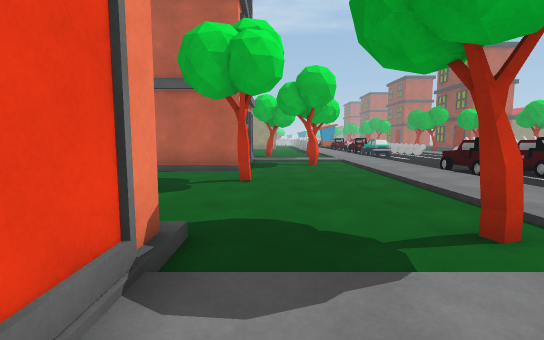
view 1 (above)

24 first-person views from a walk through a scene from a Unity 3-D project. The camera is 1.4 m above the floor, tilts 6° down and sees 85° across. The floor is counted in squares, 1.41 m on a side. Each view is taken from the middle of a square. On the plan, view 1 faces up. The plan holds only what a view shows up to about 12 squares ahead; the rest is blank. The place goes on beyond the plan. The player character is not drawn. Surface patterns are stand-ins for the level's own textures.

view 2
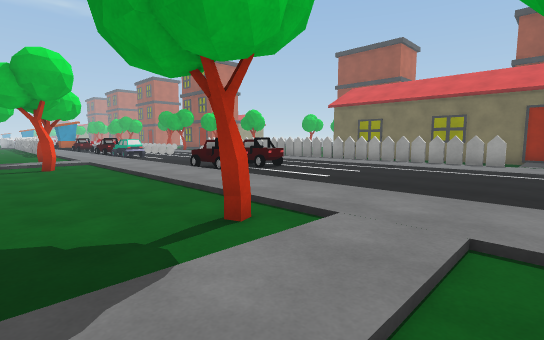

view 3
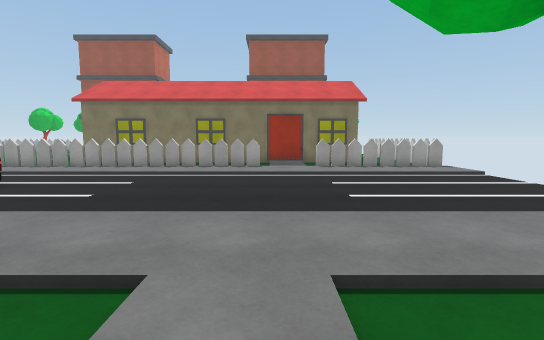

view 4
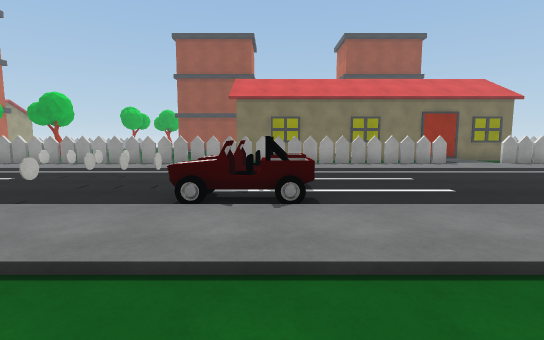

view 5
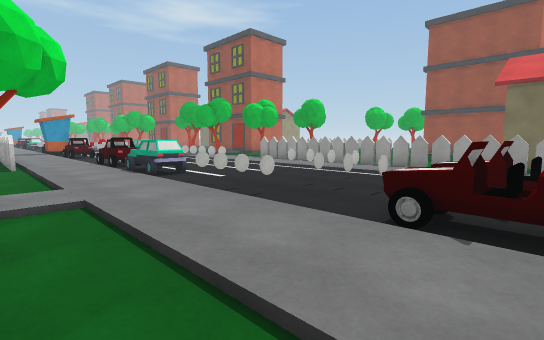

view 6
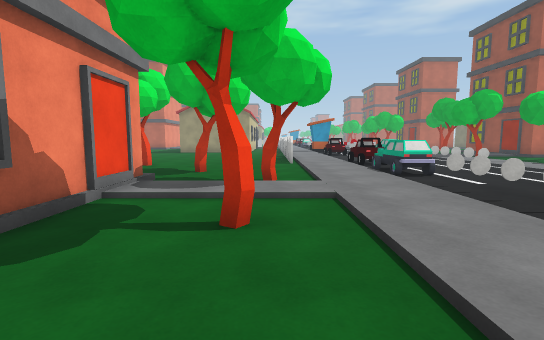

view 7
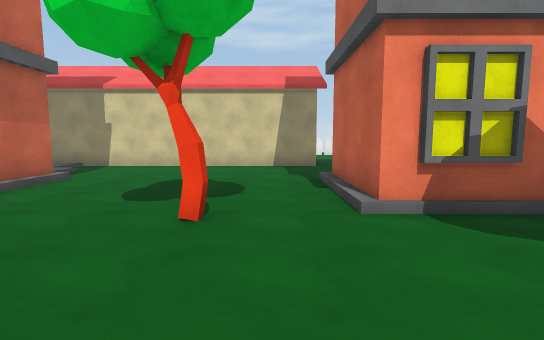

view 8
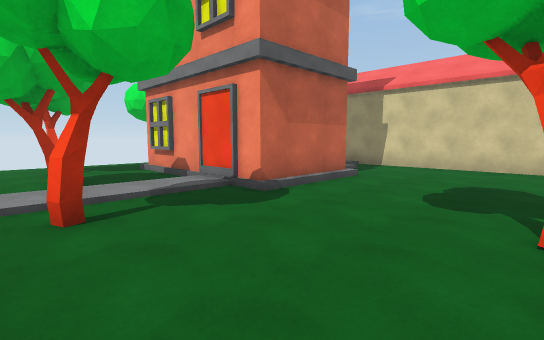

view 9
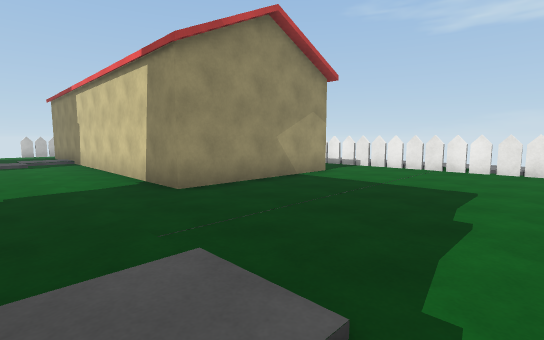

view 10
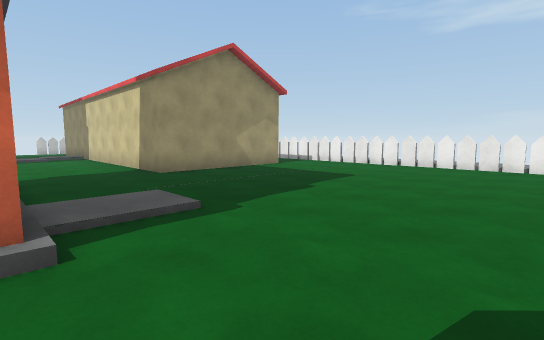

view 11
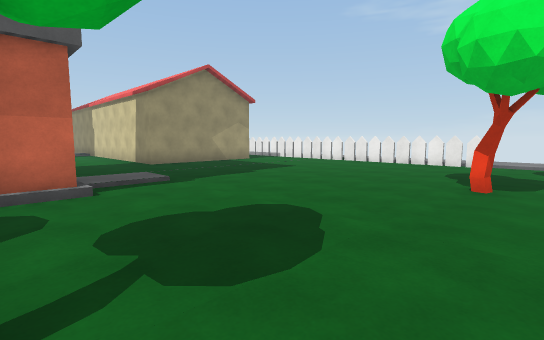

view 12
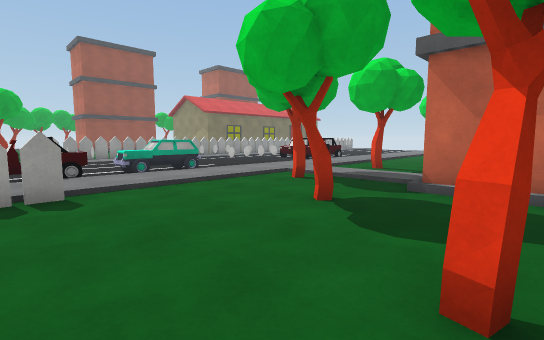

view 13
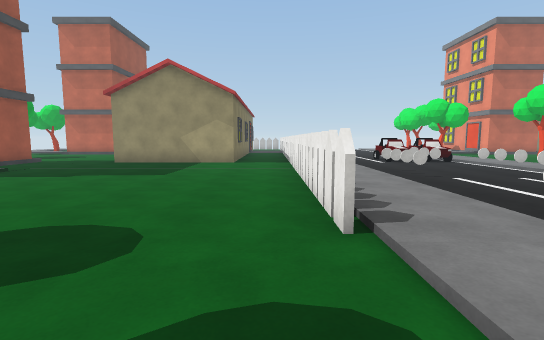

view 14
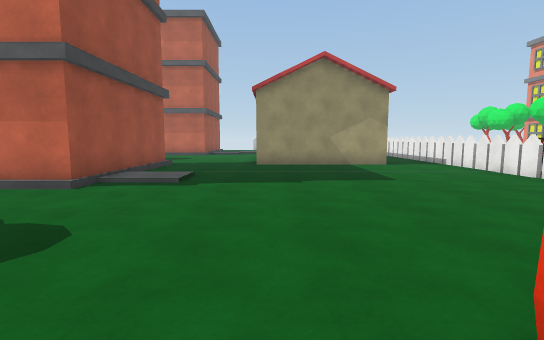

view 15
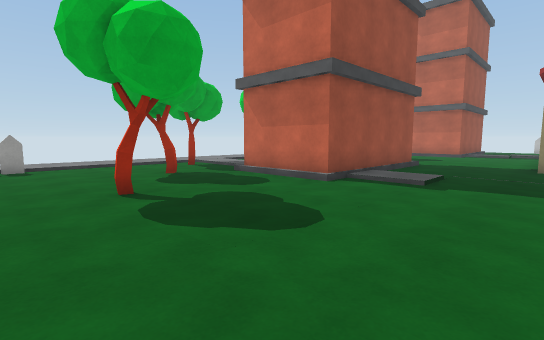

view 16
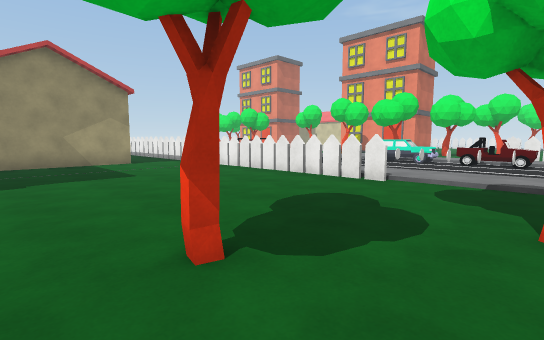

view 17
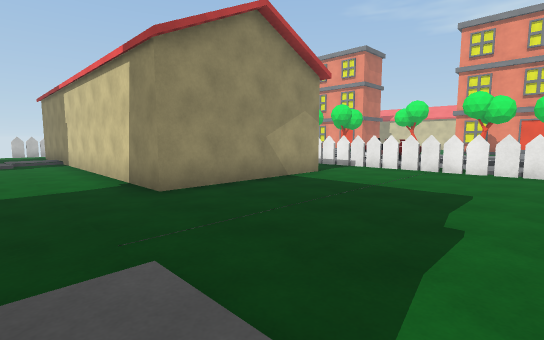

view 18
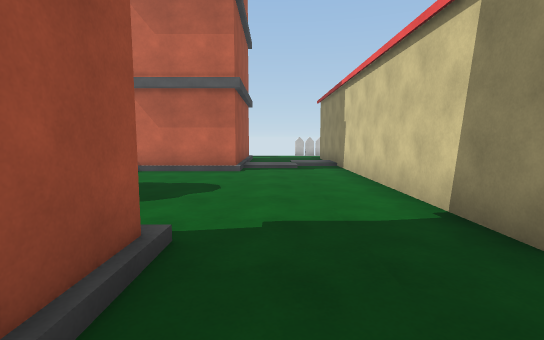

view 19
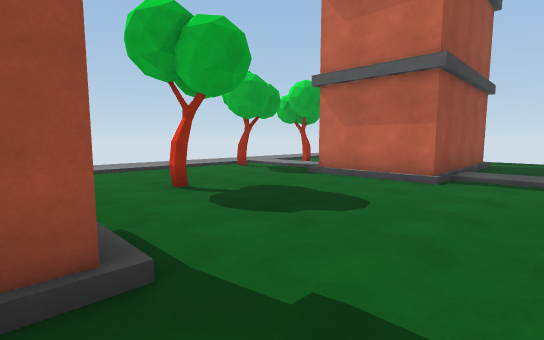

view 20
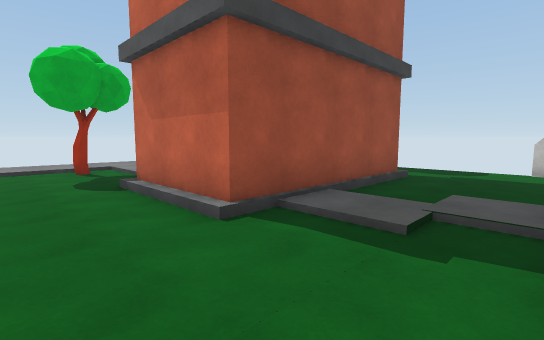

view 21
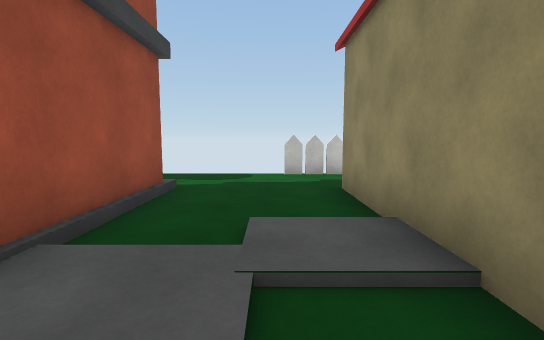

view 22
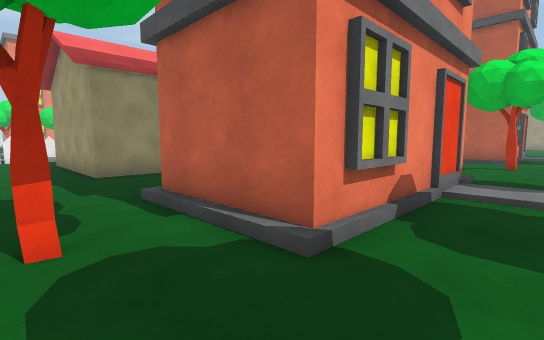

view 23
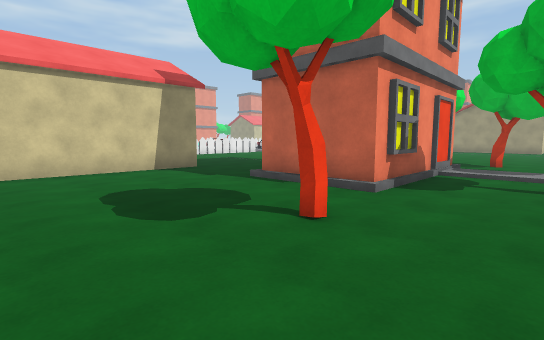

view 24
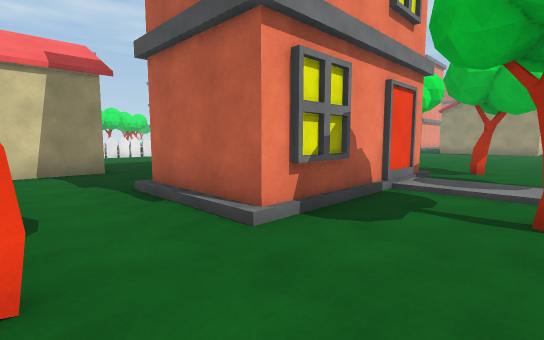

### Floor plan
Key: @ floor where view 1 was taken; # wall or solid block; x gap in a wall; . main floor; : floor 0.25 m higher than the main floor; / step, stairs or slope; = window, fence, low wall or low ledge; C coin; W wheel; O other object.
Columns run from 17 left of view 1 to 29 right of it. Each row starts with its distance up from view 1.
 22                     =:/    /:/..#....
 21     ................x:OW..O/:/.................
 20 ::.....#............/:/O..O/:/.....#...........
 19 ::............#.....//WO..O/:/............#....
 18   x.................//WO..O/:x.................
 17  :=..............#../:/O.../:=..............#..
 16  :#.................//WO.../:#.................
 15   #..........####..#/:/..../:#........../###...
 14  :=........::   #:::::/C..C/:=......../::###:::
 13  :=........//   #////:/C..O/:=........///###///
 12   #..........   #.../:/CC.O/:#........../###..#
 11   =..........   #..#/:/.O../:=........../###...
 10   =..........####.../:/.O.. :=........../###...
  9   #. #####..........//W  O./:#..#####...////...
  8   #      #..........//WOOO./:#      #..........
  7          #......#.../:/.O../:=      #.......#..
  6          #........../:/..../:#      #..........
  5          #........../:/..../:#      #..........
  4          #........../:/..../:=      #..........
  3          #...////..#/:/..../:#      #...////../
  2          #.//####////:/..../:# .#   #.///###///
  1          #/:    #:::::/..../:///#   #//::###:::
  0          #:/    #@.#/:/..../:::     #::./###..
 -1                 #.../:/..../:#      #.../###..
 -2                 #.../:/..../:=      #.../###..
 -3                 /.#./ /..../:# .#####...////..
 -4                 ....   ..../:#................
 -5                 ....    .../:=     ...........
 -6                                     ##

Where each view was taken, in squares from view 1:
view 1: 0 up, 0 right, facing up
view 2: 0 up, 0 right, facing up-right
view 3: 1 up, 1 right, facing right
view 4: 8 up, 1 right, facing right
view 5: 8 up, 2 right, facing up-right
view 6: 8 up, 2 right, facing up
view 7: 8 up, 3 right, facing left
view 8: 7 up, 3 right, facing down-left
view 9: 15 up, 5 left, facing down-left
view 10: 18 up, 4 left, facing down-left
view 11: 21 up, 3 left, facing down-left
view 12: 21 up, 3 left, facing down-right
view 13: 22 up, 13 right, facing down
view 14: 21 up, 19 right, facing down
view 15: 21 up, 19 right, facing down-right
view 16: 22 up, 19 right, facing down-left
view 17: 15 up, 22 right, facing down-left
view 18: 12 up, 22 right, facing down
view 19: 10 up, 21 right, facing down-right
view 20: 5 up, 20 right, facing down-right
view 21: 3 up, 21 right, facing down
view 22: 5 down, 28 right, facing up-left
view 23: 4 up, 29 right, facing up-left
view 24: 7 up, 29 right, facing up-left
